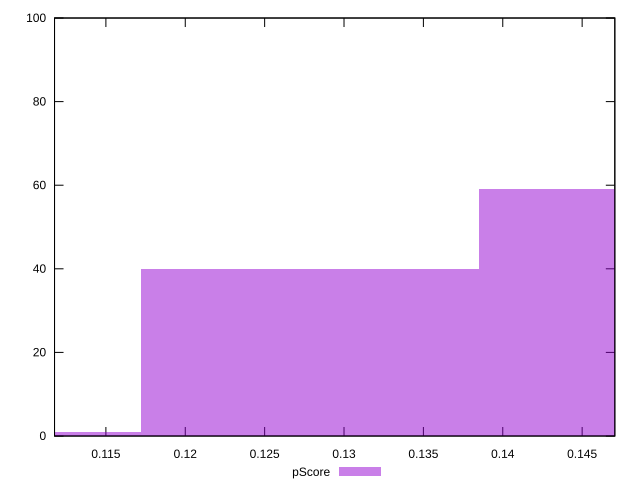

Write gnuplot code to recreate this figure.
reset

$pScore <<EOF
0.14916766545463217 59
0.1278579989611133 40
0.10654833246759442 1
EOF

set key outside below
set boxwidth 0.021309666493518883
set xrange [0.11176470588235293:0.14705882352941174]
set yrange [0:100]
set trange [0:100]
set style fill transparent solid 0.5 noborder
set terminal svg size 640, 490 enhanced background rgb 'white'
set output "reports/report_00033_2021-03-01T14-23-16.841Z/uses-text-compression/samples/astro-inner/pScore/histogram.svg"

plot $pScore title "pScore" with boxes

reset
